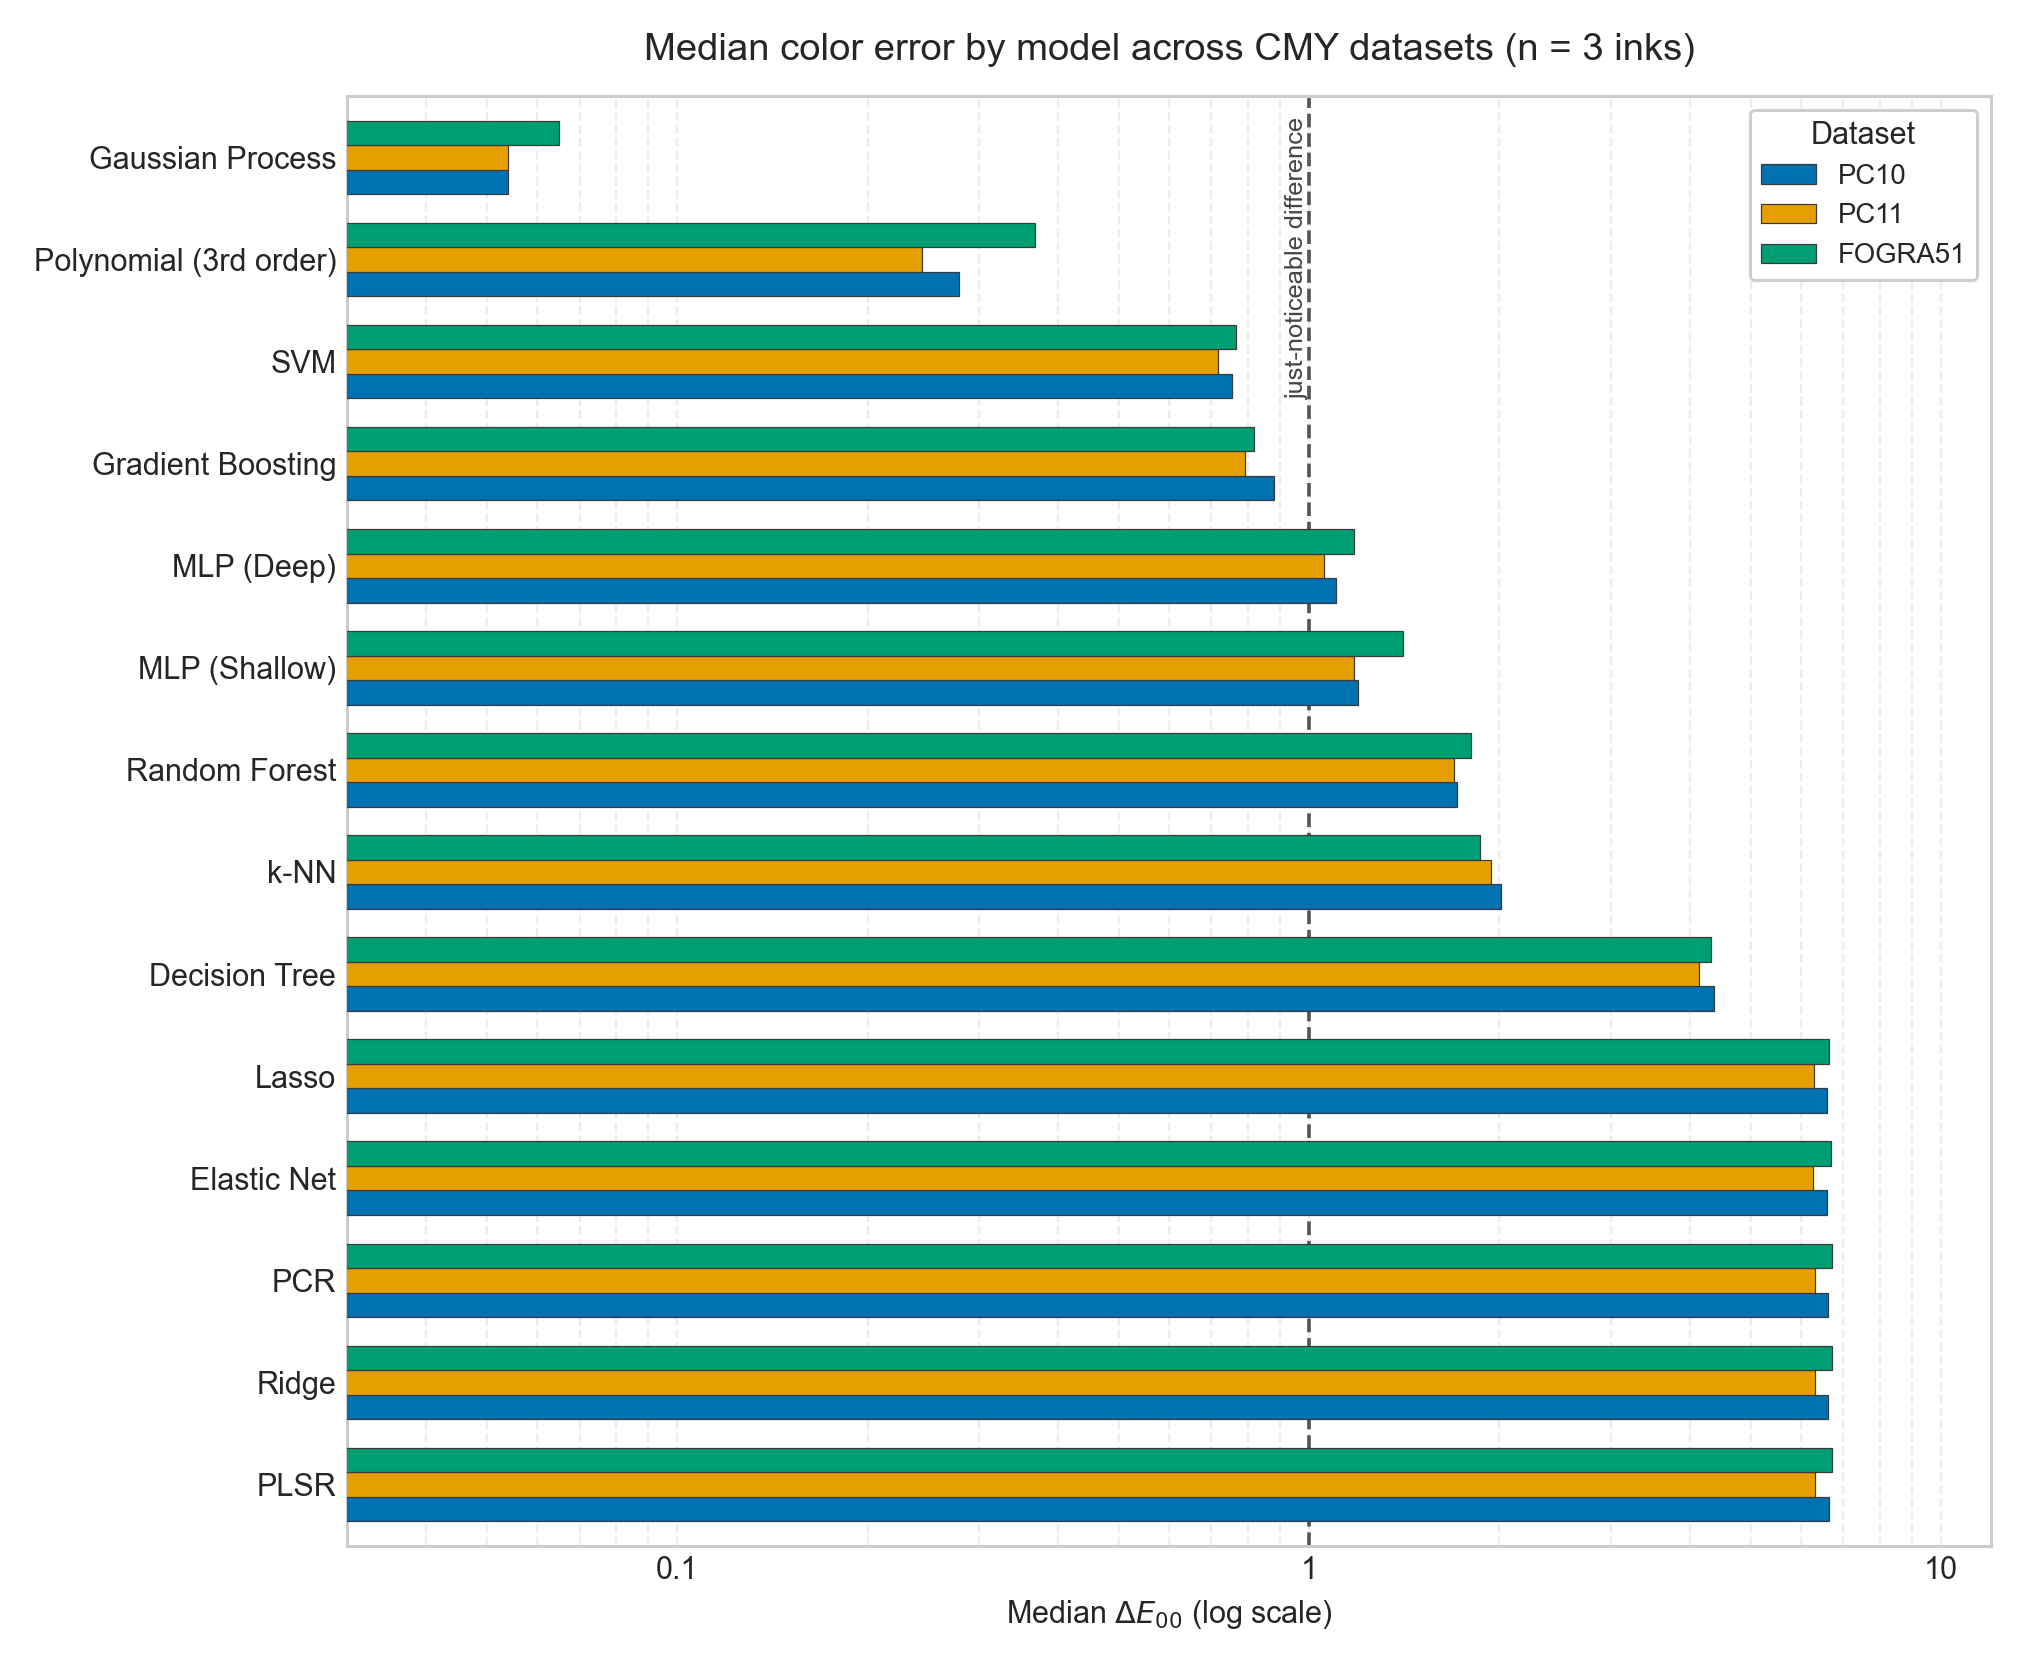

Write Python code to recreate this figure.
#!/usr/bin/env python3
"""
Figure: median CIEDE2000 color error per model, across the three n=3 (CMY) datasets.

Source (never hand-entered): journal/results/{PC10-CMY,PC11-CMY,FOGRA51-CMY}/summary.csv
Run with: .venv/bin/python journal/figures/fig_n3_model_comparison.py
Writes: journal/figures/fig_n3_model_comparison.png
"""
import os

import matplotlib
matplotlib.use("Agg")
import matplotlib.pyplot as plt
import matplotlib.ticker as mticker
import pandas as pd

HERE = os.path.dirname(os.path.abspath(__file__))
RESULTS_DIR = os.path.join(HERE, "..", "results")
OUT_PATH = os.path.join(HERE, "fig_n3_model_comparison.png")

DATASETS = ["PC10-CMY", "PC11-CMY", "FOGRA51-CMY"]
DATASET_LABELS = {
    "PC10-CMY": "PC10",
    "PC11-CMY": "PC11",
    "FOGRA51-CMY": "FOGRA51",
}

# Fixed categorical color order (Okabe-Ito palette -- designed and validated for
# color-vision-deficiency safety; assigned once, never re-derived per chart).
DATASET_COLORS = {
    "PC10-CMY": "#0072B2",     # blue
    "PC11-CMY": "#E69F00",     # orange
    "FOGRA51-CMY": "#009E73",  # bluish green
}

MODEL_DISPLAY_NAMES = {
    "gaussian_process": "Gaussian Process",
    "poly3": "Polynomial (3rd order)",
    "svm": "SVM",
    "gradient_boost": "Gradient Boosting",
    "mlp_deep": "MLP (Deep)",
    "mlp_shallow": "MLP (Shallow)",
    "random_forest": "Random Forest",
    "knn": "k-NN",
    "decision_tree": "Decision Tree",
    "lasso": "Lasso",
    "elastic": "Elastic Net",
    "ridge": "Ridge",
    "pcr": "PCR",
    "plsr": "PLSR",
}

JND = 1.0


def load_medians() -> pd.DataFrame:
    frames = {}
    for ds in DATASETS:
        path = os.path.join(RESULTS_DIR, ds, "summary.csv")
        df = pd.read_csv(path)
        frames[ds] = df.set_index("model")["median"]
    combined = pd.DataFrame(frames)
    # "Overall" rank = mean of each model's median ΔE00 across the three datasets.
    combined["overall"] = combined[DATASETS].mean(axis=1)
    combined = combined.sort_values("overall", ascending=True)
    # Reverse so the best (lowest-error) model lands at the TOP of the barh chart
    # (matplotlib barh draws index 0 at the bottom).
    combined = combined.iloc[::-1]
    return combined


def make_figure(combined: pd.DataFrame, out_path: str) -> None:
    models = combined.index.tolist()
    n = len(models)
    y = list(range(n))
    bar_h = 0.24

    plt.style.use("seaborn-v0_8-whitegrid")
    fig, ax = plt.subplots(figsize=(9.2, 7.6))

    offsets = {"PC10-CMY": -bar_h, "PC11-CMY": 0.0, "FOGRA51-CMY": bar_h}
    for ds in DATASETS:
        vals = combined[ds].to_numpy()
        ax.barh(
            [yy + offsets[ds] for yy in y],
            vals,
            height=bar_h,
            label=DATASET_LABELS[ds],
            color=DATASET_COLORS[ds],
            edgecolor="#3a3a3a",
            linewidth=0.4,
            zorder=3,
        )

    # Reference line at the just-noticeable difference threshold.
    ax.axvline(JND, color="#555555", linewidth=1.2, linestyle="--", zorder=2)
    ax.text(
        JND, 0.985, "just-noticeable difference",
        transform=ax.get_xaxis_transform(),
        rotation=90, va="top", ha="right", fontsize=8.3, color="#454545",
    )

    ax.set_yticks(y)
    ax.set_yticklabels([MODEL_DISPLAY_NAMES.get(m, m) for m in models], fontsize=10)
    ax.set_ylim(-0.6, n - 0.4)

    ax.set_xscale("log")
    ax.set_xlim(0.03, 12)
    ax.xaxis.set_major_formatter(mticker.FuncFormatter(lambda v, _: f"{v:g}"))
    ax.set_xlabel(r"Median $\Delta E_{00}$ (log scale)")

    ax.set_title("Median color error by model across CMY datasets (n = 3 inks)", fontsize=12.5, pad=12)

    ax.grid(axis="y", visible=False)
    ax.grid(axis="x", which="both", linestyle="--", alpha=0.35, zorder=0)
    ax.set_axisbelow(True)

    ax.legend(loc="upper right", frameon=True, framealpha=0.95, fontsize=9, title="Dataset")

    fig.tight_layout()
    fig.savefig(out_path, dpi=220)
    plt.close(fig)
    print(f"Wrote: {out_path}")


def main() -> None:
    combined = load_medians()
    make_figure(combined, OUT_PATH)


if __name__ == "__main__":
    main()
